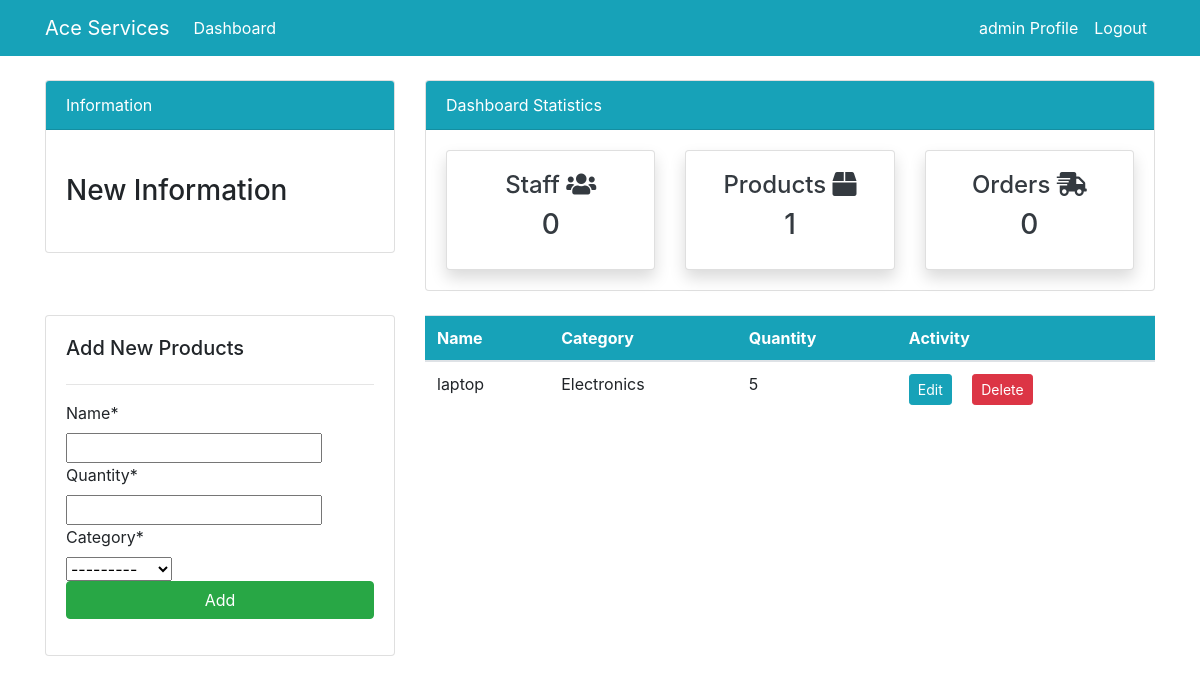
Screenshot of /products/ (signed in) with the database file from the repository.
### dashboard/models.py (models this page shows, shortened)
class Product(models.Model):
    name = models.CharField(max_length=100, null=True)
    quantity = models.PositiveIntegerField(null=True)
    category = models.CharField(max_length=50, choices=CATEGORY, null=True)

### dashboard/views.py (the view)
# urls.py: path('products/', views.products, name='dashboard-products'),
@login_required(login_url='user-login')
def products(request):
    product = Product.objects.all()
    product_count = product.count()
    customer = User.objects.filter(groups=2)
    customer_count = customer.count()
    order = Order.objects.all()
    order_count = order.count()
    product_quantity = Product.objects.filter(name='')
    if request.method == 'POST':
        form = ProductForm(request.POST)
        if form.is_valid():
            form.save()
            product_name = form.cleaned_data.get('name')
            messages.success(request, f'{product_name} has been added')
            return redirect('dashboard-products')
    else:
        form = ProductForm()
    context = {
        'product': product,
        'form': form,
        'customer_count': customer_count,
        'product_count': product_count,
        'order_count': order_count,
    }
    return render(request, 'products.html', context)

### dashboard/forms.py
class ProductForm(forms.ModelForm):
    class Meta:
        model = Product
        fields = '__all__'

### dashboard/templates/products.html (shortened to what this page needs)
{% extends 'base1.html' %}
{% load crispy_forms_tags %}
{% block content %}
{% include 'topside.html' %}
<div class="row my-4">
    <div class="col-md-4">
        <div class="card card-body">
            <h5>Add New Products</h5>
            <hr>
            <form method="POST">
                {{ form|crispy }}
                <input class="btn btn-success btn-block" type="submit" value="Add">
            </form>
        </div>
    </div>
    <div class="col-md-8">
        <table class="table bg-white">
            <thead class="bg-info text-white">
                <tr>
                    <th scope="col">Name</th>
                    <th scope="col">Category</th>
                    <th scope="col">Quantity</th>
                    <th scope="col">Activity</th>
                </tr>
            </thead>
            <tbody>
                {% for product in product %}
                <tr>
                    <td>{{ product.name }}</td>
                    <td>{{ product.category }}</td>
                    <td>{{ product.quantity }}</td>
                    <td>
                        <a class="btn btn-info btn-sm mr-2"
                            href="{% url 'dashboard-products-edit' product.id %}">Edit</a>
                        <a class="btn btn-danger btn-sm ml-2"
                            href="{% url 'dashboard-products-delete' product.id %}">Delete</a>
                    </td>
                </tr>
                {% endfor %}
            </tbody>
        </table>
    </div>
</div>
{% endblock %}

### dashboard/templates/nav.html (shortened to what this page needs)
<nav class="navbar navbar-expand-lg navbar-info bg-info">
    <div class="container">
        {% if user.is_authenticated %}
        <a class="navbar-brand text-white" href="{% url 'dashboard-index' %}">Ace Services</a>
        <div class="collapse navbar-collapse" id="navbarSupportedContent">
            <ul class="navbar-nav mr-auto">
                <li class="nav-item active">
                    <a class="nav-link text-white" href="{% url 'dashboard-index' %}">Dashboard </a>
                </li>
            </ul>
            <ul class="navbar-nav ml-auto">
                <li class="nav-item active">
                    <a class="nav-link text-white" href="{% url 'reg' %}">{{ user.username }} Profile
                        <span class="sr-only">(current)</span></a>
                </li>
                <li class="nav-item">
                    <a class="nav-link text-white" href="">Logout</a>
                </li>
            </ul>
            {% endif %}
        </div>
    </div>
</nav>

### rows the page displays
Product: name "laptop", category "Electronics", quantity "5"

### other values shown
{{ user.username }} "admin"
{{ customer_count }} "0"
{{ product_count }} "1"
{{ order_count }} "0"
